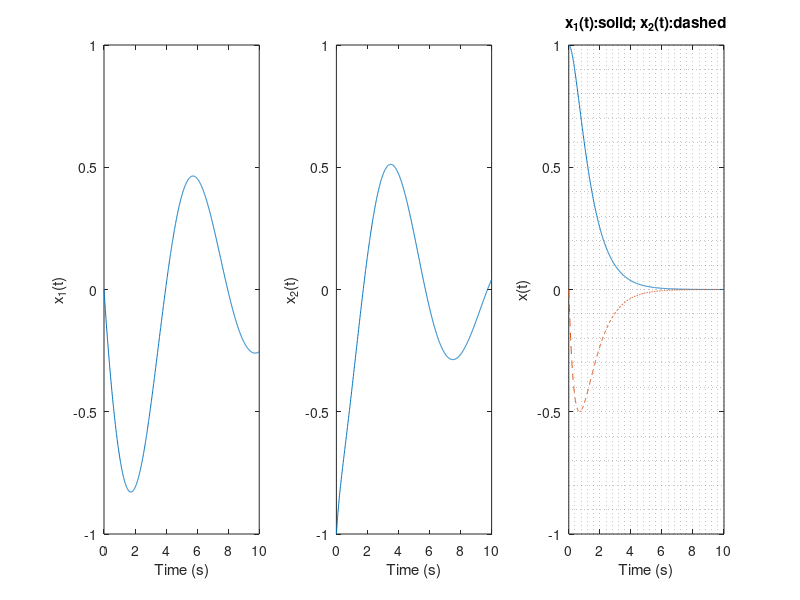

This chart was generated by the following MATLAB code: (Note: this script raises an error after producing the figure.)
% Control System Homework 3

clc; clear; close all;

%% Part 1. (CP3.1)
% Part (a)
num = [1]; den = [1 10];
sys_tf = tf(num, den);
sys_ss = ss(sys_tf)
% Part (b)
num = [1 5 3]; den = [1 8 5];
sys_tf = tf(num, den);
sys_ss = ss(sys_tf)
% Part (c)
num = [1 1]; den = [1 3 3 1];
sys_tf = tf(num, den);
sys_ss = ss(sys_tf)

%% Part 2. (CP3.2)
% Part (a)
A = [0 1;2 8]; B = [0;1]; C = [1 0]; D = [0];
sys_ss = ss(A, B, C, D);
sys_tf = tf(sys_ss)
% Part (b)
A = [1 1 0;-2 0 4;5 4 -7]; B = [-1;0;1]; C = [0 1 0]; D = [0];
sys_ss = ss(A, B, C, D);
sys_tf = tf(sys_ss)
% Part (c)
A = [0 1;-1 -2]; B = [0;1]; C = [-2 1]; D = [0];
sys_ss = ss(A, B, C, D);
sys_tf = tf(sys_ss)

%% Part 3. (CP3.4)
% Part (a)
A = [0 1 0;0 0 1;-3 -2 -5]; B = [0;0;1]; C = [1 0 0];
sys_ss = ss(A, B, C, D);
sys_tf = tf(sys_ss) % Y(s)/U(s)
% Part (b)
x0 = [0;-1;1]; % initial conditions
t = [0:0.01:10]; u = 0*t;
[y T x] = lsim(sys_ss, u, t, x0);
subplot(1,3,1), plot(T, x(:,1));
xlabel('Time (s)'), ylabel('x_1(t)')
subplot(1,3,2), plot(T, x(:,2));
xlabel('Time (s)'), ylabel('x_2(t)')
subplot(1,3,3), plot(T, x(:,3));
xlabel('Time (s)'), ylabel('x_3(t)')
x10_sim = transpose(x(length(t),:))
% Part (c)
dt = 10;
Phi = expm(A*dt)
x10_phi = Phi*x0


%% Part 4. (CP3.7)
A = [0 1;-2 -3]; B = [0;1]; C = [1 0]; D = [0];
sys_ss = ss(A, B, C, D);

x0 = [1;0]; % initial conditions
t = [0:0.01:10]; u = 0*t;
[y T x] = lsim(sys_ss, u, t, x0);
plot(T, x(:,1), T, x(:,2),'--');
xlabel('Time (s)'), ylabel('x(t)'), grid minor
title('x_1(t):solid; x_2(t):dashed');

%% Part 5. (CP3.8)
syms K
A = [0 1 0;0 0 1;-2 -K -2]; B = [0;0;1]; C = [1 0 0]; D = [0];
EV = eig(A)
% K from 0 to 100
subplot(1,3,1);
ezplot(real(EV(1,1)), [0,100]);
hold on
ezplot(imag(EV(1,1)), [0,100]);
xlabel('K'), ylabel('Characteristic Values');
legend('Real Part', 'Imaginary Part'), grid minor
subplot(1,3,2);
ezplot(real(EV(2,1)), [0,100])
hold on
ezplot(imag(EV(2,1)), [0,100]);
xlabel('K'), ylabel('Characteristic Values');
legend('Real Part', 'Imaginary Part'), grid minor
subplot(1,3,3);
ezplot(real(EV(3,1)), [0,100])
hold on
ezplot(imag(EV(3,1)), [0,100]);
xlabel('K'), ylabel('Characteristic Values');
legend('Real Part', 'Imaginary Part'), grid minor
% K from 0 to 100 (real part only)
figure;
subplot(1,3,1);
ezplot(real(EV(1,1)), [0,100]);
xlabel('K'), ylabel('Real Part Value'), grid minor
subplot(1,3,2);
ezplot(real(EV(2,1)), [0,100]), grid minor
subplot(1,3,3);
ezplot(real(EV(3,1)), [0,100]), grid minor

% K from 0 to 1 (real part only)
figure;
subplot(1,3,1);
ezplot(real(EV(1,1)), [0,1]);
xlabel('K'), ylabel('Real Part Value'), grid minor
subplot(1,3,2);
ezplot(real(EV(2,1)), [0,1]), grid minor
subplot(1,3,3);
ezplot(real(EV(3,1)), [0,1]), grid minor
